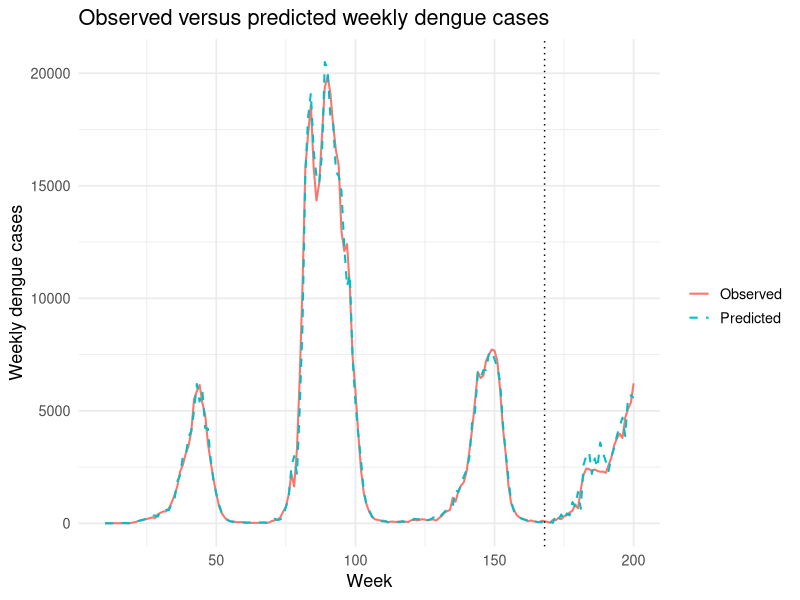
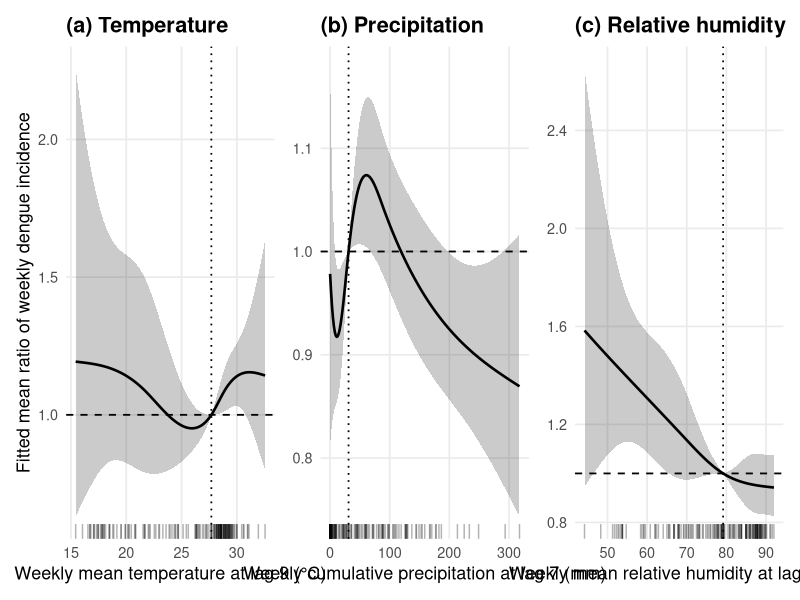
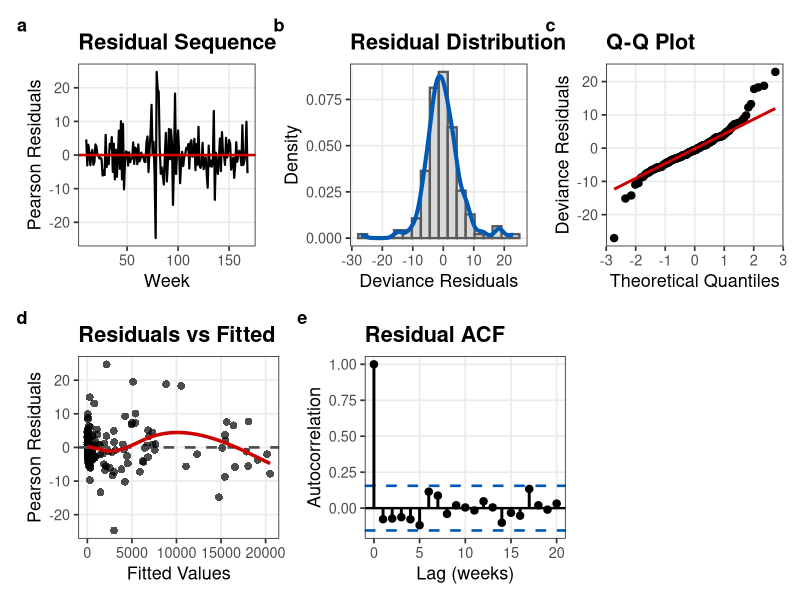
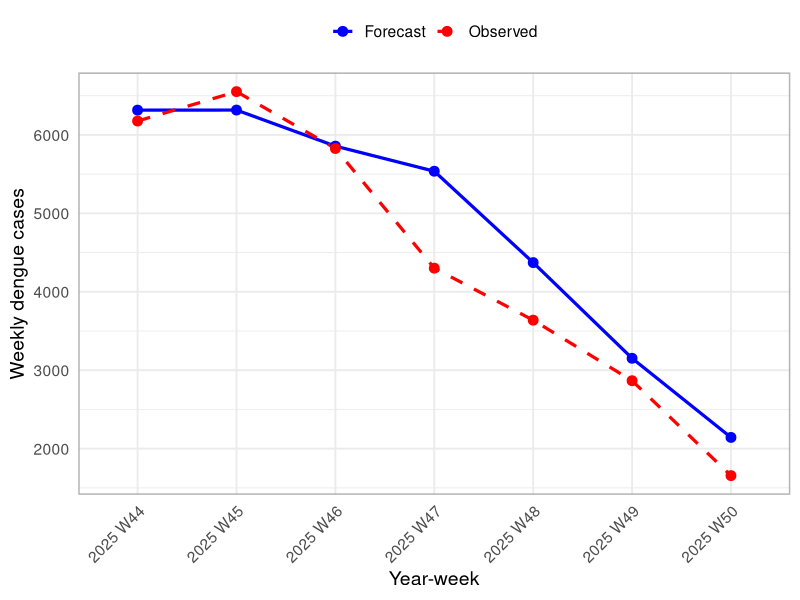
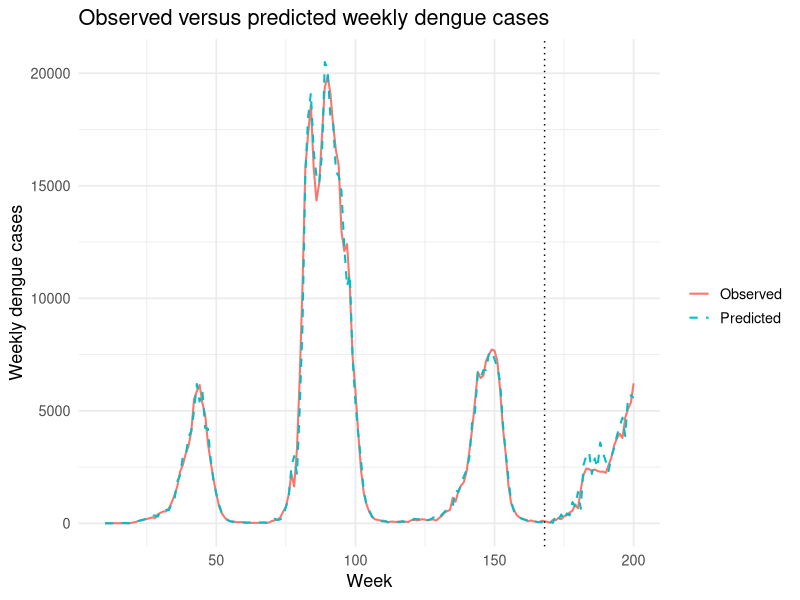
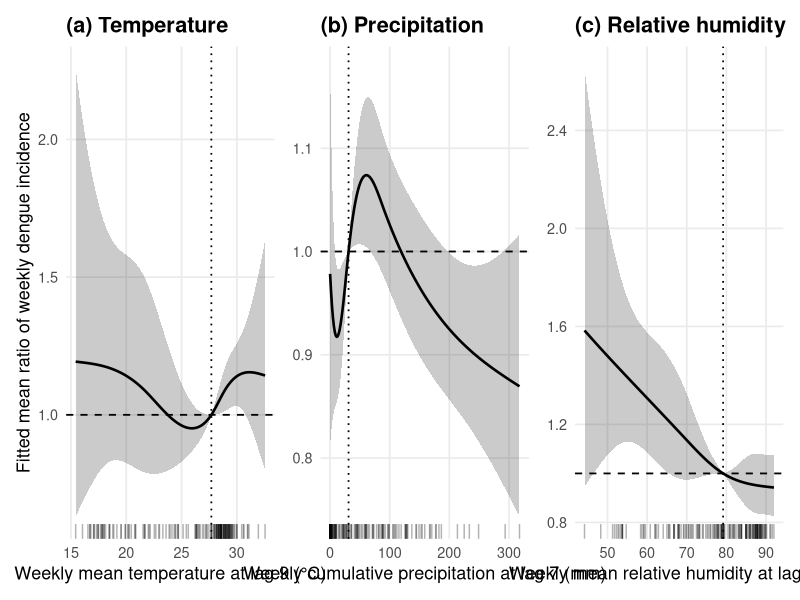
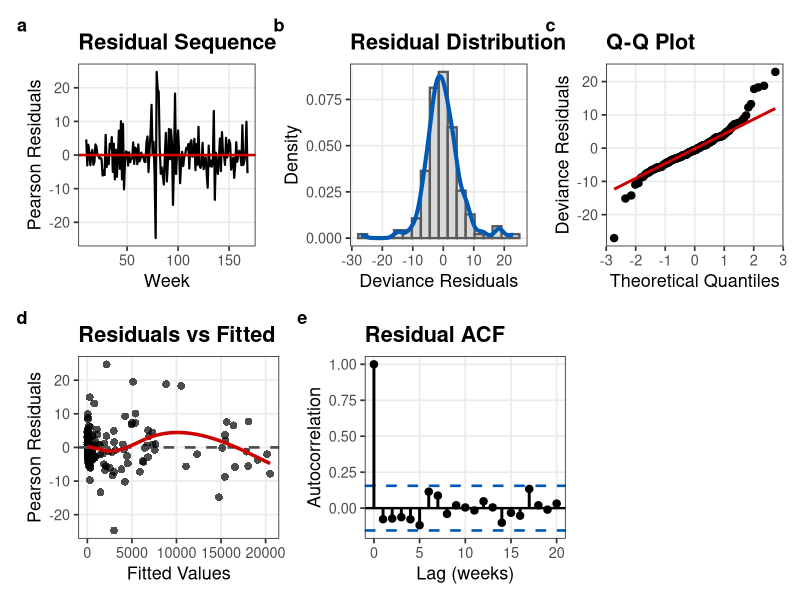
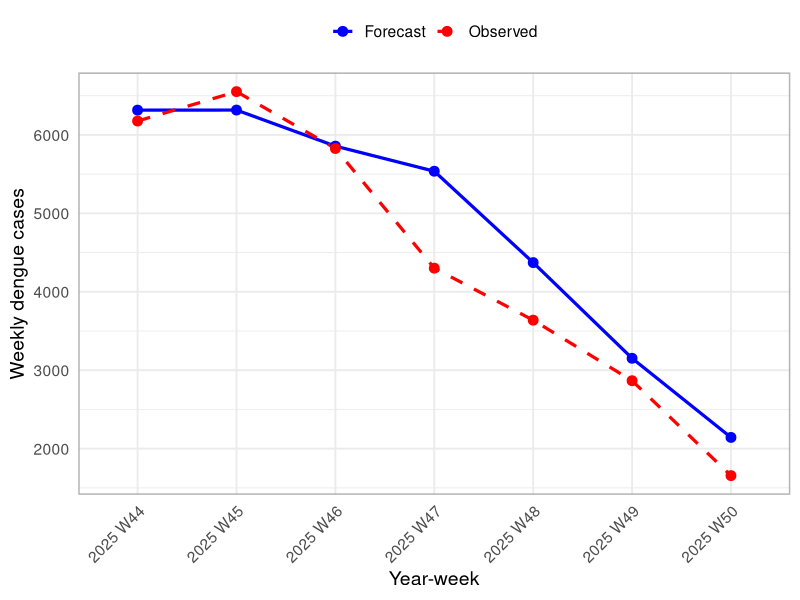

Write R code to recreate these figures, in order.

# ============================================================

library(dplyr)
library(splines)
library(ggplot2)
library(tidyr)
library(broom)
library(knitr)
library(MASS)
library(forecast)
library(patchwork)

# -----------------------------
# Output directory -- change to your local folder
# -----------------------------
out_dir <- "~/Downloads/full_pipeline_outputs"
dir.create(out_dir, showWarnings = FALSE, recursive = TRUE)

# ============================================================
# 0. Load data
# ============================================================
df <- read.csv("MyBDweeklyFinaldata.csv",stringsAsFactors = FALSE)

df <- df %>%
  dplyr::arrange(Week) %>%
  dplyr::mutate(
    time_index = row_number(),
    trend = time_index,
    sin1 = sin(2 * pi * time_index / 52),
    cos1 = cos(2 * pi * time_index / 52)
  )

final_ar_order   <- 8
final_temp_lag   <- 9
final_precip_lag <- 7
final_humid_lag  <- 8

# ============================================================
# Helper functions (shared across all sections)
# ============================================================
rmse <- function(obs, pred) sqrt(mean((obs - pred)^2, na.rm = TRUE))
mae  <- function(obs, pred) mean(abs(obs - pred), na.rm = TRUE)

make_model_data <- function(data, ar_order, temp_lag, precip_lag, humid_lag) {
  out <- data
  for (i in seq_len(ar_order)) {
    out[[paste0("lag_dengue_", i)]] <- log(dplyr::lag(out$Dengue_cases, i) + 1)
  }
  out$Temp_lag   <- dplyr::lag(out$Temperature, temp_lag)
  out$Precip_lag <- dplyr::lag(out$Precipitation, precip_lag)
  out$Humd_lag   <- dplyr::lag(out$Humidity, humid_lag)
  out
}

build_ns_basis <- function(train_x) {
  train_x <- train_x[is.finite(train_x)]
  knots <- as.numeric(quantile(train_x, probs = c(0.25, 0.50, 0.75), na.rm = TRUE))
  knots <- unique(knots)
  boundary_knots <- range(train_x, na.rm = TRUE)
  basis_train <- ns(train_x, knots = knots, Boundary.knots = boundary_knots)
  list(train_basis = basis_train, knots = knots, boundary_knots = boundary_knots,
       predict_fn = function(new_x) predict(basis_train, new_x))
}

add_spline_terms <- function(train_data, test_data = NULL) {
  temp_basis   <- build_ns_basis(train_data$Temp_lag)
  precip_basis <- build_ns_basis(train_data$Precip_lag)
  humid_basis  <- build_ns_basis(train_data$Humd_lag)
  
  train_temp <- as.data.frame(temp_basis$train_basis)
  train_prec <- as.data.frame(precip_basis$train_basis)
  train_humd <- as.data.frame(humid_basis$train_basis)
  
  colnames(train_temp) <- paste0("ns_temp_", seq_len(ncol(train_temp)))
  colnames(train_prec) <- paste0("ns_precip_", seq_len(ncol(train_prec)))
  colnames(train_humd) <- paste0("ns_humid_", seq_len(ncol(train_humd)))
  
  train_full <- bind_cols(train_data, train_temp, train_prec, train_humd)
  spline_terms <- c(colnames(train_temp), colnames(train_prec), colnames(train_humd))
  
  if (is.null(test_data)) {
    return(list(train_full = train_full, spline_terms = spline_terms,
                temp_basis = temp_basis, precip_basis = precip_basis, humid_basis = humid_basis))
  }
  
  test_temp <- as.data.frame(temp_basis$predict_fn(test_data$Temp_lag))
  test_prec <- as.data.frame(precip_basis$predict_fn(test_data$Precip_lag))
  test_humd <- as.data.frame(humid_basis$predict_fn(test_data$Humd_lag))
  
  colnames(test_temp) <- colnames(train_temp)
  colnames(test_prec) <- colnames(train_prec)
  colnames(test_humd) <- colnames(train_humd)
  
  test_full <- bind_cols(test_data, test_temp, test_prec, test_humd)
  
  list(train_full = train_full, test_full = test_full, spline_terms = spline_terms,
       temp_basis = temp_basis, precip_basis = precip_basis, humid_basis = humid_basis)
}

# ============================================================
# SECTION 1: Independent train-test validation (weeks 1-168 / 169-200)
# ============================================================
train_end_week  <- 168
test_start_week <- 169

max_lag <- max(final_ar_order, final_temp_lag, final_precip_lag, final_humid_lag)

train_raw <- df %>% dplyr::filter(time_index <= train_end_week)
test_raw  <- df %>% dplyr::filter(time_index >= train_end_week - max_lag + 1)

train_lagged <- make_model_data(train_raw, final_ar_order, final_temp_lag, final_precip_lag, final_humid_lag)
test_lagged  <- make_model_data(test_raw,  final_ar_order, final_temp_lag, final_precip_lag, final_humid_lag)

ar_terms <- paste0("lag_dengue_", seq_len(final_ar_order))
needed_cols <- c("Dengue_cases", ar_terms, "Temp_lag", "Precip_lag", "Humd_lag",
                 "trend", "sin1", "cos1")

train_model <- train_lagged %>% dplyr::filter(if_all(all_of(needed_cols), ~ !is.na(.)))
test_model <- test_lagged %>%
  dplyr::filter(if_all(all_of(needed_cols), ~ !is.na(.))) %>%
  dplyr::filter(time_index >= test_start_week)

cv_fold_max_index <- 168
overlap_n <- sum(test_model$time_index <= cv_fold_max_index)
cat("Overlap between test set and CV lag-selection folds:", overlap_n, "rows (should be 0)\n")
cat("Training weeks:", nrow(train_model), " | Independent test weeks:", nrow(test_model), "\n\n")

spline_obj   <- add_spline_terms(train_model, test_model)
train_full   <- spline_obj$train_full
test_full    <- spline_obj$test_full
spline_terms <- spline_obj$spline_terms

temp_terms   <- grep("^ns_temp_",   spline_terms, value = TRUE)
precip_terms <- grep("^ns_precip_", spline_terms, value = TRUE)
humid_terms  <- grep("^ns_humid_",  spline_terms, value = TRUE)

final_formula <- as.formula(
  paste("Dengue_cases ~", paste(ar_terms, collapse = " + "), "+",
        paste(spline_terms, collapse = " + "), "+", "trend + sin1 + cos1")
)

validation_fit <- glm(final_formula, family = quasipoisson(link = "log"), data = train_full)
cat("\n--- Training-period model summary ---\n")
print(summary(validation_fit))

# ------------------------------------------------------------
# 1a. Coefficient table WITH 95% confidence intervals
# CI uses the t-distribution with model residual df, consistent
# with the quasi-Poisson dispersion-adjusted standard errors
# (matches the approach used later in the partial-effect script).
# ------------------------------------------------------------
crit_val <- qt(0.975, df = validation_fit$df.residual)

coef_table <- broom::tidy(validation_fit) %>%
  dplyr::mutate(
    conf.low  = estimate - crit_val * std.error,
    conf.high = estimate + crit_val * std.error,
    estimate  = round(estimate, 4),
    std.error = round(std.error, 4),
    statistic = round(statistic, 3),
    conf.low  = round(conf.low, 4),
    conf.high = round(conf.high, 4),
    p.value   = ifelse(p.value < 0.001, "<0.001", as.character(round(p.value, 4)))
  ) %>%
  dplyr::rename(Term = term, Estimate = estimate, `Std. Error` = std.error,
                `t value` = statistic, `p-value` = p.value,
                `95% CI Lower` = conf.low, `95% CI Upper` = conf.high) %>%
  dplyr::select(Term, Estimate, `Std. Error`, `95% CI Lower`, `95% CI Upper`, `t value`, `p-value`)

cat("\n--- Coefficient table with 95% CI (training-period model) ---\n")
print(coef_table)
write.csv(coef_table, file.path(out_dir, "training_coefficient_table_with_CI.csv"), row.names = FALSE)

# ------------------------------------------------------------
# 1b. Dispersion, deviance-based pseudo R-squared, squared
#     Pearson correlation (observed vs fitted, training)
# ------------------------------------------------------------
dispersion_parameter <- summary(validation_fit)$dispersion
pearson_dispersion <- sum(residuals(validation_fit, type = "pearson")^2) / validation_fit$df.residual
pseudo_R2_deviance <- 1 - validation_fit$deviance / validation_fit$null.deviance

train_pred <- predict(validation_fit, newdata = train_full, type = "response")
r2_pearson <- cor(train_full$Dengue_cases, train_pred)^2

model_summary_table <- data.frame(
  Metric = c("Observations used", "Residual degrees of freedom", "Null deviance",
             "Residual deviance", "Dispersion parameter", "Pearson dispersion",
             "Deviance-based pseudo R-squared", "Squared Pearson correlation (R2)"),
  Value = c(nobs(validation_fit), validation_fit$df.residual,
            round(validation_fit$null.deviance, 2), round(validation_fit$deviance, 2),
            round(dispersion_parameter, 3), round(pearson_dispersion, 3),
            round(pseudo_R2_deviance, 4), round(r2_pearson, 4))
)

cat("\n--- Model summary table (training period) ---\n")
print(model_summary_table)
write.csv(model_summary_table, file.path(out_dir, "training_fit_summary.csv"), row.names = FALSE)

# ------------------------------------------------------------
# 1c. Joint significance (F-tests) for each predictor block
# ------------------------------------------------------------
formula_no_temp <- as.formula(
  paste("Dengue_cases ~", paste(ar_terms, collapse = " + "), "+",
        paste(precip_terms, collapse = " + "), "+",
        paste(humid_terms, collapse = " + "), "+", "trend + sin1 + cos1")
)
formula_no_precip <- as.formula(
  paste("Dengue_cases ~", paste(ar_terms, collapse = " + "), "+",
        paste(temp_terms, collapse = " + "), "+",
        paste(humid_terms, collapse = " + "), "+", "trend + sin1 + cos1")
)
formula_no_humid <- as.formula(
  paste("Dengue_cases ~", paste(ar_terms, collapse = " + "), "+",
        paste(temp_terms, collapse = " + "), "+",
        paste(precip_terms, collapse = " + "), "+", "trend + sin1 + cos1")
)
formula_no_ar <- as.formula(
  paste("Dengue_cases ~", paste(temp_terms, collapse = " + "), "+",
        paste(precip_terms, collapse = " + "), "+",
        paste(humid_terms, collapse = " + "), "+", "trend + sin1 + cos1")
)

model_no_temp   <- glm(formula_no_temp,   family = quasipoisson(link = "log"), data = train_full)
model_no_precip <- glm(formula_no_precip, family = quasipoisson(link = "log"), data = train_full)
model_no_humid  <- glm(formula_no_humid,  family = quasipoisson(link = "log"), data = train_full)
model_no_ar     <- glm(formula_no_ar,     family = quasipoisson(link = "log"), data = train_full)

cat("\n--- Joint significance: Temperature block ---\n")
print(anova(model_no_temp, validation_fit, test = "F"))
cat("\n--- Joint significance: Precipitation block ---\n")
print(anova(model_no_precip, validation_fit, test = "F"))
cat("\n--- Joint significance: Humidity block ---\n")
print(anova(model_no_humid, validation_fit, test = "F"))
cat("\n--- Joint significance: Autoregressive block ---\n")
print(anova(model_no_ar, validation_fit, test = "F"))

# ------------------------------------------------------------
# 1d. Out-of-sample validation performance
# ------------------------------------------------------------
test_pred <- predict(validation_fit, newdata = test_full, type = "response")
train_sd  <- sd(train_full$Dengue_cases, na.rm = TRUE)

validation_performance <- data.frame(
  Dataset = c("Training", "Independent testing"),
  N = c(nrow(train_full), nrow(test_full)),
  RMSE = c(rmse(train_full$Dengue_cases, train_pred), rmse(test_full$Dengue_cases, test_pred)),
  MAE  = c(mae(train_full$Dengue_cases, train_pred),  mae(test_full$Dengue_cases, test_pred))
) %>%
  dplyr::mutate(SRMSE = RMSE / train_sd, SMAE = MAE / train_sd) %>%
  dplyr::mutate(across(where(is.numeric), ~ round(.x, 4)))

cat("\n--- Out-of-sample validation performance ---\n")
print(validation_performance)
write.csv(validation_performance, file.path(out_dir, "validation_performance_table.csv"), row.names = FALSE)

obs_pred_df <- bind_rows(
  data.frame(time_index = train_full$time_index, observed = train_full$Dengue_cases,
             predicted = train_pred, period = "Training"),
  data.frame(time_index = test_full$time_index, observed = test_full$Dengue_cases,
             predicted = test_pred, period = "Independent testing")
)

obs_pred_plot <- ggplot(obs_pred_df, aes(x = time_index)) +
  geom_line(aes(y = observed, color = "Observed"), linewidth = 0.7) +
  geom_line(aes(y = predicted, color = "Predicted"), linewidth = 0.7, linetype = "dashed") +
  geom_vline(xintercept = train_end_week, linetype = "dotted") +
  labs(x = "Week", y = "Weekly dengue cases", color = "",
       title = "Observed versus predicted weekly dengue cases") +
  theme_minimal(base_size = 13)

print(obs_pred_plot)
ggsave(file.path(out_dir, "observed_vs_predicted_validation.png"), obs_pred_plot,
       width = 10, height = 5, dpi = 300)

# ============================================================
# SECTION 2: Partial-effect (exposure-response) plots
# ============================================================
make_effect_curve <- function(model, raw_x, basis_obj, spline_terms, variable_label,
                              reference_value = NULL, n_points = 200) {
  raw_x <- raw_x[is.finite(raw_x)]
  if (length(raw_x) == 0L) stop("No finite exposure values were supplied for ", variable_label, ".")
  n_points <- as.integer(n_points)
  
  missing_terms <- setdiff(spline_terms, names(coef(model)))
  if (length(missing_terms) > 0L) {
    stop("The following spline coefficients were not found in the fitted model: ",
         paste(missing_terms, collapse = ", "))
  }
  
  if (is.null(reference_value)) reference_value <- median(raw_x)
  if (!is.finite(reference_value)) stop("The reference value must be finite.")
  
  exposure_grid <- seq(min(raw_x), max(raw_x), length.out = n_points)
  basis_grid <- as.matrix(basis_obj$predict_fn(exposure_grid))
  basis_reference <- as.matrix(basis_obj$predict_fn(reference_value))
  
  if (ncol(basis_grid) != length(spline_terms)) {
    stop("The number of spline-basis columns does not match the number of supplied ",
         "spline coefficient names for ", variable_label, ".")
  }
  colnames(basis_grid) <- spline_terms
  
  beta <- coef(model)[spline_terms]
  covariance_matrix <- vcov(model)[spline_terms, spline_terms, drop = FALSE]
  
  centered_basis <- sweep(basis_grid, MARGIN = 2, STATS = as.numeric(basis_reference), FUN = "-")
  log_mean_ratio <- as.numeric(centered_basis %*% beta)
  effect_variance <- rowSums((centered_basis %*% covariance_matrix) * centered_basis)
  standard_error <- sqrt(pmax(effect_variance, 0))
  critical_value <- qt(0.975, df = model$df.residual)
  
  data.frame(
    variable = variable_label, exposure = exposure_grid, mean_ratio = exp(log_mean_ratio),
    lower_95 = exp(log_mean_ratio - critical_value * standard_error),
    upper_95 = exp(log_mean_ratio + critical_value * standard_error),
    reference_value = reference_value
  )
}

temperature_curve <- make_effect_curve(
  validation_fit, train_full$Temp_lag, spline_obj$temp_basis, temp_terms,
  paste0("Temperature (lag ", final_temp_lag, " weeks)")
)
precipitation_curve <- make_effect_curve(
  validation_fit, train_full$Precip_lag, spline_obj$precip_basis, precip_terms,
  paste0("Precipitation (lag ", final_precip_lag, " weeks)")
)
humidity_curve <- make_effect_curve(
  validation_fit, train_full$Humd_lag, spline_obj$humid_basis, humid_terms,
  paste0("Relative humidity (lag ", final_humid_lag, " weeks)")
)

plot_single_effect <- function(curve_data, rug_values, x_label, plot_title) {
  reference_value <- unique(curve_data$reference_value)
  ggplot(curve_data, aes(x = exposure, y = mean_ratio)) +
    geom_ribbon(aes(ymin = lower_95, ymax = upper_95), alpha = 0.25) +
    geom_line(linewidth = 0.9) +
    geom_hline(yintercept = 1, linetype = "dashed", linewidth = 0.6) +
    geom_vline(xintercept = reference_value, linetype = "dotted", linewidth = 0.6) +
    geom_rug(data = data.frame(exposure = rug_values), aes(x = exposure),
             inherit.aes = FALSE, sides = "b", alpha = 0.30) +
    labs(x = x_label, y = "Fitted mean ratio of weekly dengue incidence", title = plot_title) +
    theme_minimal(base_size = 13) +
    theme(plot.title = element_text(face = "bold"), panel.grid.minor = element_blank())
}

temperature_plot <- plot_single_effect(
  temperature_curve, train_full$Temp_lag,
  paste0("Weekly mean temperature at lag ", final_temp_lag, " (\u00B0C)"), "(a) Temperature"
)
precipitation_plot <- plot_single_effect(
  precipitation_curve, train_full$Precip_lag,
  paste0("Weekly cumulative precipitation at lag ", final_precip_lag, " (mm)"), "(b) Precipitation"
)
humidity_plot <- plot_single_effect(
  humidity_curve, train_full$Humd_lag,
  paste0("Weekly mean relative humidity at lag ", final_humid_lag, " (%)"), "(c) Relative humidity"
)

combined_partial_effect_plot <-
  temperature_plot + (precipitation_plot + ylab(NULL)) + (humidity_plot + ylab(NULL)) +
  plot_layout(nrow = 1)

print(combined_partial_effect_plot)
ggsave(file.path(out_dir, "partial_effect_plots_combined.png"), combined_partial_effect_plot,
       width = 15, height = 5, dpi = 600, bg = "white")

effect_curves_all <- bind_rows(temperature_curve, precipitation_curve, humidity_curve)
write.csv(effect_curves_all, file.path(out_dir, "partial_effect_curve_estimates.csv"), row.names = FALSE)

# ============================================================
# SECTION 3: Residual diagnostics (training period)
# ============================================================
diag_df <- data.frame(
  week     = train_full$time_index,
  pearson  = residuals(validation_fit, type = "pearson"),
  deviance = residuals(validation_fit, type = "deviance"),
  observed = train_full$Dengue_cases,
  fitted   = fitted(validation_fit)
)

test_lags <- c(6, 12, 20)
ljung_results <- lapply(test_lags, function(L) {
  test <- Box.test(diag_df$pearson, lag = L, type = "Ljung-Box")
  data.frame(Lag = L, Statistic = unname(test$statistic),
             df = unname(test$parameter), p_value = test$p.value)
})
ljung_table <- do.call(rbind, ljung_results)
cat("\n--- Ljung-Box test: training-period residuals ---\n")
print(ljung_table)
write.csv(ljung_table, file.path(out_dir, "ljung_box_residual_test.csv"), row.names = FALSE)

plot_a <- ggplot(diag_df, aes(x = week, y = pearson)) +
  geom_line(color = "black", linewidth = 0.75) +
  geom_hline(yintercept = 0, color = "red3", linewidth = 0.9) +
  labs(title = "Residual Sequence", x = "Week", y = "Pearson Residuals") +
  theme_bw(base_size = 13) +
  theme(panel.grid.minor = element_blank(), plot.title = element_text(face = "bold"))

plot_b <- ggplot(diag_df, aes(x = deviance)) +
  geom_histogram(aes(y = after_stat(density)), bins = 18,
                 fill = "grey85", color = "grey35", linewidth = 0.8) +
  geom_density(color = "#005AB5", linewidth = 1.4) +
  labs(title = "Residual Distribution", x = "Deviance Residuals", y = "Density") +
  theme_bw(base_size = 13) +
  theme(panel.grid.minor = element_blank(), plot.title = element_text(face = "bold"))

plot_c <- ggplot(diag_df, aes(sample = deviance)) +
  stat_qq(size = 2.2) +
  stat_qq_line(color = "red3", linewidth = 1) +
  labs(title = "Q-Q Plot", x = "Theoretical Quantiles", y = "Deviance Residuals") +
  theme_bw(base_size = 13) +
  theme(panel.grid.minor = element_blank(), plot.title = element_text(face = "bold"))

plot_d <- ggplot(diag_df, aes(x = fitted, y = pearson)) +
  geom_point(size = 2.3, alpha = 0.70, shape = 16, color = "black") +
  geom_hline(yintercept = 0, linetype = "dashed", color = "grey30", linewidth = 0.9) +
  geom_smooth(method = "loess", se = FALSE, color = "red3", linewidth = 1.2) +
  labs(title = "Residuals vs Fitted", x = "Fitted Values", y = "Pearson Residuals") +
  theme_bw(base_size = 13) +
  theme(panel.grid.minor = element_blank(), plot.title = element_text(face = "bold"))

acf_vals <- acf(diag_df$pearson, plot = FALSE, lag.max = 20)
acf_df <- data.frame(lag = as.numeric(acf_vals$lag), acf = as.numeric(acf_vals$acf))
ci_line <- qnorm(0.975) / sqrt(nrow(diag_df))

plot_e <- ggplot(acf_df, aes(x = lag, y = acf)) +
  geom_hline(yintercept = 0, linewidth = 0.8, color = "black") +
  geom_hline(yintercept = c(-ci_line, ci_line), linetype = "dashed",
             linewidth = 0.9, color = "#005AB5") +
  geom_segment(aes(xend = lag, yend = 0), linewidth = 1.0, color = "black") +
  geom_point(size = 2.2, color = "black") +
  labs(title = "Residual ACF", x = "Lag (weeks)", y = "Autocorrelation") +
  theme_bw(base_size = 13) +
  theme(panel.grid.minor = element_blank(), plot.title = element_text(face = "bold"))

diagnostic_panel_5 <- (plot_a | plot_b | plot_c) /
  (plot_d | plot_e | plot_spacer()) +
  plot_layout(heights = c(1, 1)) +
  plot_annotation(tag_levels = "a") &
  theme(plot.tag = element_text(face = "bold", size = 13))

print(diagnostic_panel_5)
ggsave(file.path(out_dir, "residual_diagnostics_panel_5.png"), diagnostic_panel_5,
       width = 13, height = 8, dpi = 300)


# ============================================================
# SECTION 4: Refit final model on complete data + 7-week forecast
# ============================================================
full_lagged <- make_model_data(df, final_ar_order, final_temp_lag, final_precip_lag, final_humid_lag)
full_model  <- full_lagged %>% dplyr::filter(if_all(all_of(needed_cols), ~ !is.na(.)))

full_spline_obj   <- add_spline_terms(full_model)
full_data         <- full_spline_obj$train_full
full_spline_terms <- full_spline_obj$spline_terms

full_formula <- as.formula(
  paste("Dengue_cases ~", paste(ar_terms, collapse = " + "), "+",
        paste(full_spline_terms, collapse = " + "), "+", "trend + sin1 + cos1")
)

final_full_fit <- glm(full_formula, family = quasipoisson(link = "log"), data = full_data)
cat("\n--- Final model (refit on complete data) summary ---\n")
print(summary(final_full_fit))

forecast_horizon <- min(final_temp_lag, final_precip_lag, final_humid_lag)
last_observed_time <- max(df$time_index)

predictiondata <- data.frame(
  forecast_week = seq_len(forecast_horizon),
  time_index    = last_observed_time + seq_len(forecast_horizon),
  Temp_lag      = df$Temperature[last_observed_time + seq_len(forecast_horizon) - final_temp_lag],
  Precip_lag    = df$Precipitation[last_observed_time + seq_len(forecast_horizon) - final_precip_lag],
  Humd_lag      = df$Humidity[last_observed_time + seq_len(forecast_horizon) - final_humid_lag]
)
predictiondata$trend <- predictiondata$time_index
predictiondata$sin1  <- sin(2 * pi * predictiondata$time_index / 52)
predictiondata$cos1  <- cos(2 * pi * predictiondata$time_index / 52)

cat("\n--- Lag-aligned meteorological predictors for forecasting ---\n")
print(predictiondata)

dengue_history <- tail(df$Dengue_cases, final_ar_order)
forecast_values <- numeric(forecast_horizon)

full_temp_terms   <- grep("^ns_temp_",   full_spline_terms, value = TRUE)
full_precip_terms <- grep("^ns_precip_", full_spline_terms, value = TRUE)
full_humid_terms  <- grep("^ns_humid_",  full_spline_terms, value = TRUE)

for (h in seq_len(forecast_horizon)) {
  newrow <- data.frame(
    time_index = predictiondata$time_index[h], trend = predictiondata$trend[h],
    sin1 = predictiondata$sin1[h], cos1 = predictiondata$cos1[h],
    Temp_lag = predictiondata$Temp_lag[h], Precip_lag = predictiondata$Precip_lag[h],
    Humd_lag = predictiondata$Humd_lag[h]
  )
  for (i in seq_len(final_ar_order)) {
    newrow[[paste0("lag_dengue_", i)]] <- log(dengue_history[final_ar_order + 1 - i] + 1)
  }
  
  temp_spline   <- as.data.frame(full_spline_obj$temp_basis$predict_fn(newrow$Temp_lag))
  precip_spline <- as.data.frame(full_spline_obj$precip_basis$predict_fn(newrow$Precip_lag))
  humid_spline  <- as.data.frame(full_spline_obj$humid_basis$predict_fn(newrow$Humd_lag))
  
  colnames(temp_spline)   <- full_temp_terms
  colnames(precip_spline) <- full_precip_terms
  colnames(humid_spline)  <- full_humid_terms
  
  newrow_full <- dplyr::bind_cols(newrow, temp_spline, precip_spline, humid_spline)
  
  forecast_values[h] <- as.numeric(predict(final_full_fit, newdata = newrow_full, type = "response"))
  dengue_history <- c(dengue_history[-1], forecast_values[h])
}

forecast_results <- data.frame(
  forecast_week   = seq_len(forecast_horizon),
  time_index      = predictiondata$time_index,
  predicted_cases = round(forecast_values, 0)
)

observed_seven_weeks <- c(6177, 6552, 5827, 4301, 3638, 2866, 1656)
if (length(observed_seven_weeks) != forecast_horizon) {
  stop("observed_seven_weeks length (", length(observed_seven_weeks),
       ") does not match forecast_horizon (", forecast_horizon, ")")
}

forecast_results$observed_cases <- observed_seven_weeks
forecast_results$Year_week <- c("2025 W44", "2025 W45", "2025 W46", "2025 W47",
                                "2025 W48", "2025 W49", "2025 W50")

cat("\n--- Forecast versus observed cases ---\n")
print(forecast_results)
write.csv(forecast_results, file.path(out_dir, "seven_week_forecast_results.csv"), row.names = FALSE)

forecast_rmse <- rmse(forecast_results$observed_cases, forecast_results$predicted_cases)
forecast_mae  <- mae(forecast_results$observed_cases,  forecast_results$predicted_cases)
forecast_mape <- mean(abs((forecast_results$observed_cases - forecast_results$predicted_cases)
                          / forecast_results$observed_cases), na.rm = TRUE) * 100

forecast_performance <- data.frame(RMSE = forecast_rmse, MAE = forecast_mae, MAPE = forecast_mape) %>%
  dplyr::mutate(across(where(is.numeric), ~ round(.x, 3)))

cat("\n--- Seven-week forecast performance ---\n")
print(forecast_performance)
write.csv(forecast_performance, file.path(out_dir, "seven_week_forecast_performance.csv"), row.names = FALSE)

forecast_plot_data <- forecast_results %>%
  dplyr::select(Year_week, predicted_cases, observed_cases) %>%
  dplyr::rename(Forecast = predicted_cases, Observed = observed_cases) %>%
  tidyr::pivot_longer(cols = c(Forecast, Observed), names_to = "Type", values_to = "Cases")

forecast_plot_data$Year_week <- factor(forecast_plot_data$Year_week, levels = unique(forecast_results$Year_week))
forecast_plot_data$Type <- factor(forecast_plot_data$Type, levels = c("Forecast", "Observed"))

seven_week_forecast_plot <- ggplot(forecast_plot_data,
                                   aes(x = Year_week, y = Cases, color = Type, linetype = Type, group = Type)) +
  geom_line(linewidth = 1.1) +
  geom_point(size = 3) +
  scale_color_manual(values = c("Forecast" = "blue", "Observed" = "red")) +
  scale_linetype_manual(values = c("Forecast" = "solid", "Observed" = "dashed")) +
  labs(x = "Year-week", y = "Weekly dengue cases", color = NULL, linetype = NULL) +
  theme_minimal(base_size = 14) +
  theme(
    axis.text.x = element_text(angle = 45, hjust = 1),
    plot.title = element_text(hjust = 0.5, face = "bold"),
    legend.position = "top",
    panel.border = element_rect(color = "grey70", fill = NA, linewidth = 1)
  )

print(seven_week_forecast_plot)
ggsave(file.path(out_dir, "seven_week_ahead_forecast.png"), seven_week_forecast_plot,
       width = 10, height = 6, dpi = 300)

cat("\n============================================================\n")
cat("Pipeline completed. All outputs saved to:", out_dir, "\n")
cat("============================================================\n")
